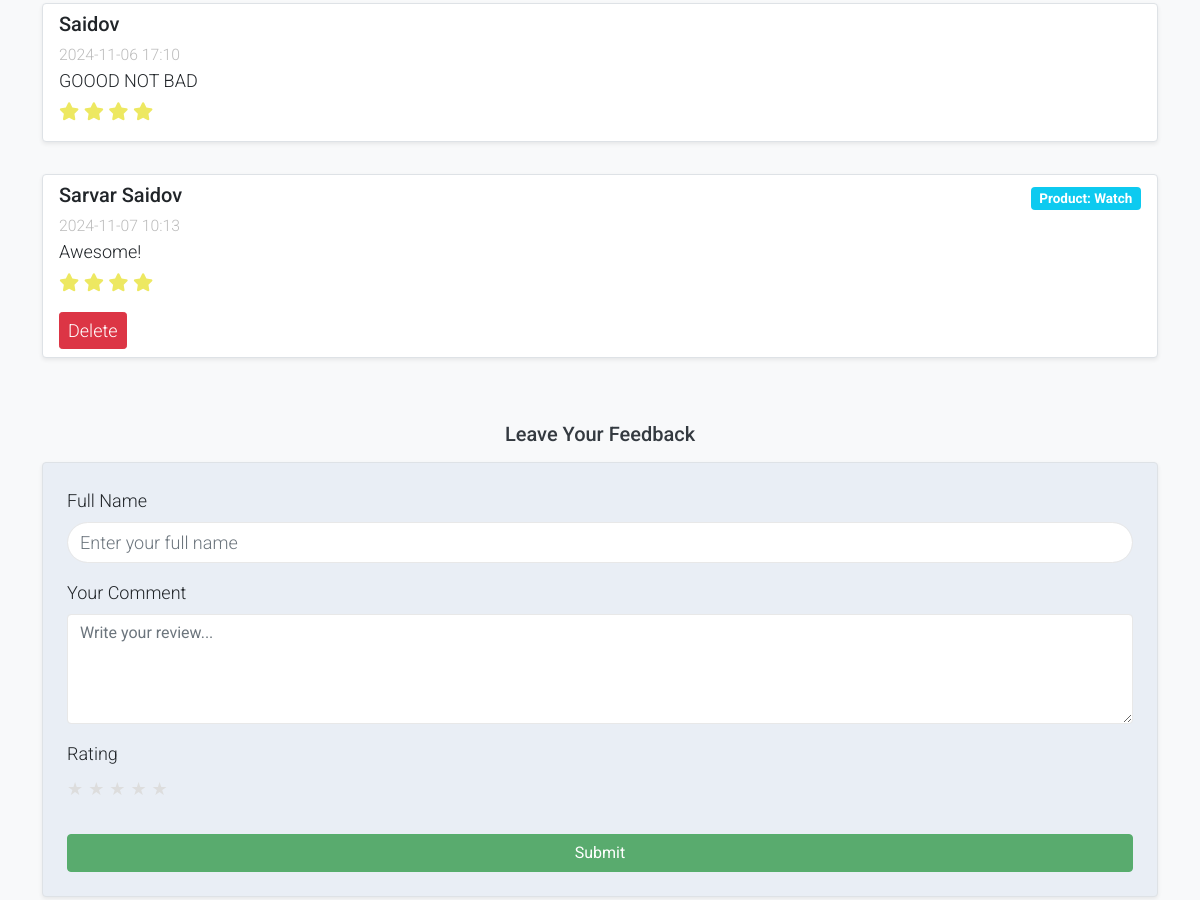
The app's page / (signed in, middle part), older data.
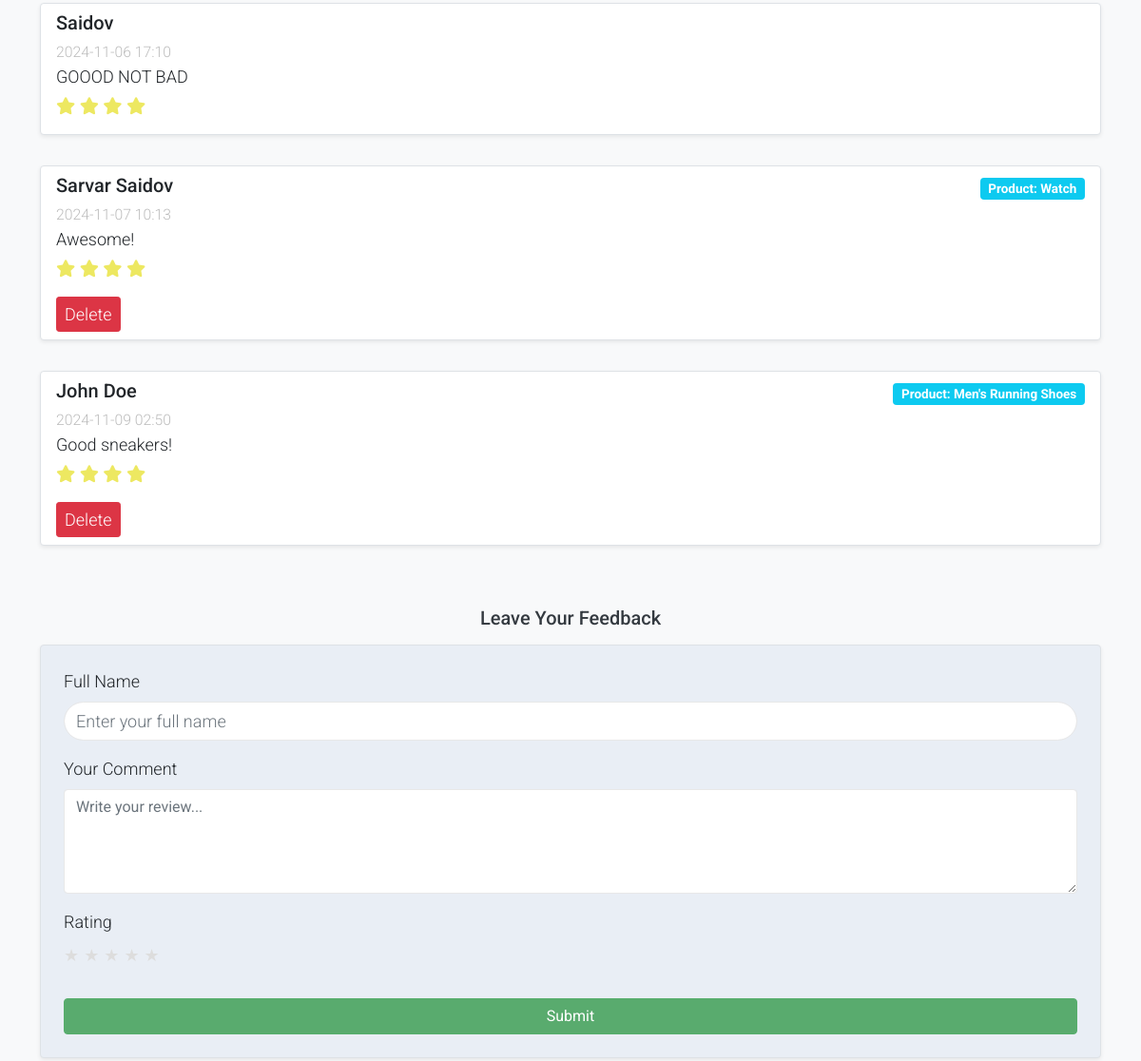
The same page, newer data.
### main/models.py (models this page shows, shortened)
class Comment(models.Model):
    product = models.ForeignKey(Product, on_delete=models.CASCADE, related_name='comments', null=True)
    user = models.ForeignKey(User, on_delete=models.CASCADE, null=True)
    full_name = models.CharField(max_length=100, null=True)
    text = models.TextField()
    rating = models.IntegerField(default=0, choices=[(i, f"{i} Star") for i in range(6)])
    created_at = models.DateTimeField(auto_now_add=True)
    class Meta:
        verbose_name = "Comment"
        verbose_name_plural = "Comments"

class Product(models.Model):
    RATING_CHOICES = [
        (1, '1 Star'),
        (2, '2 Stars'),
        (3, '3 Stars'),
        (4, '4 Stars'),
        (5, '5 Stars'),
    ]
    name = models.CharField(max_length=200)
    rating = models.IntegerField(choices=RATING_CHOICES)
    brand = models.CharField(max_length=100)
    description = models.TextField()
    specifications = models.CharField(max_length=5000, null=True, blank=True)
    available_colors = models.ManyToManyField(Color, blank=True, verbose_name="Available Colors")
    sizes = models.ManyToManyField(Size, blank=True, verbose_name="Available Sizes")
    quantity = models.PositiveIntegerField()
    price = models.DecimalField(max_digits=10, decimal_places=2)
    featured_product = models.BooleanField(default=False, verbose_name="Featured Product")
    category = models.ForeignKey(Category, on_delete=models.CASCADE, related_name="products", null=True)
    gender = models.CharField(max_length=10, choices=[('male', 'Male'), ('female', 'Female'), ('unisex', 'Unisex')], null=True, blank=True)
    images = models.ManyToManyField('ProductImage', related_name='products', blank=True)
    class Meta:
        verbose_name = "Product"
        verbose_name_plural = "Products"

### main/views.py (the view, shortened to what this page needs)
# urls.py: path('', index, name='index'),
@login_required(login_url='/admin/login/')
def index(request):
    comments = Comment.objects.all()
    form = CommentForm()
    context = {
        'comments': comments,
        'form': form,
    }
    return render(request, 'index.html', context)

### main/forms.py
class CommentForm(forms.ModelForm):
    class Meta:
        model = Comment
        fields = ['full_name', 'text', 'rating']
    rating = forms.ChoiceField(choices=[(i, str(i)) for i in range(1, 6)], label="Rating (1-5)")
    product = forms.ModelChoiceField(queryset=Product.objects.all(), required=False, label="Product (Optional)" , empty_label="Select a product")

### templates/index.html (shortened to what this page needs)
{% extends 'base.html' %}
{% load static %}
{% block content %}
    <div class="container py-5">
        <div class="feedback-section mb-5">
            <div class="list-group">
                {% for comment in comments %}
                    <div class="list-group-item my-3 border rounded shadow-sm bg-white">
                        <div class="d-flex justify-content-between align-items-start">
                            <div>
                                <h5 class="mb-1">{{ comment.full_name }}</h5>
                                <small class="text-muted">{{ comment.created_at|date:"Y-m-d H:i" }}</small>
                            </div>
                            {% if comment.product %}
                                <div>
                                    <span class="badge bg-info text-white">Product: {{ comment.product.name }}</span>
                                </div>
                            {% endif %}
                        </div>
                        <p class="mb-1">{{ comment.text }}</p>
                        <div class="text-warning mb-2">
                            {% for i in "12345" %}
                                {% if forloop.counter <= comment.rating %}
                                    <i class="fa fa-star"></i>
                                {% else %}
                                    <i class="fa fa-star-o"></i>
                                {% endif %}
                            {% endfor %}
                        </div>
                        {% if comment.user == request.user %}
                            <a href="{% url 'main:delete_comment' comment.id %}" class="btn btn-danger btn-sm mt-2">Delete</a>
                        {% endif %}
                    </div>
                {% empty %}
                    <div class="list-group-item text-muted">No feedback yet.</div>
                {% endfor %}
            </div>
        </div>
        <h3 class="h5 mb-3">Leave Your Feedback</h3>
        <form method="post" class="p-4 border rounded shadow-sm bg-light">
            <div class="mb-3">
                <label for="id_full_name" class="form-label">Full Name</label>
                <input type="text" class="form-control" id="id_full_name" name="full_name" value="{{ form.full_name.value|default:'' }}" required placeholder="Enter your full name">
            </div>
            <div class="mb-3">
                <label for="id_text" class="form-label">Your Comment</label>
                <textarea class="form-control" id="id_text" name="text" rows="4" required placeholder="Write your review...">{{ form.text.value|default:'' }}</textarea>
            </div>
            <div class="mb-3">
                <label class="form-label">Rating</label>
                <div class="star-rating">
                    {% for i in '12345' %}
                    <label style="font-size: 24px;" for="star{{ i }}" class="rating-star">&#9733;</label>
                    {% endfor %}
                </div>
            </div>
            <button type="submit" class="btn btn-success w-100 mt-3">Submit</button>
        </form>
    </div>
{% endblock content %}

Row changes from the older to the newer data that the page shows:
added Comment: full_name "John Doe", created_at "2024-11-09 02:50", product.name "Men's Running Shoes", text "Good sneakers!", rating 4 (drawn), shows "Delete"
